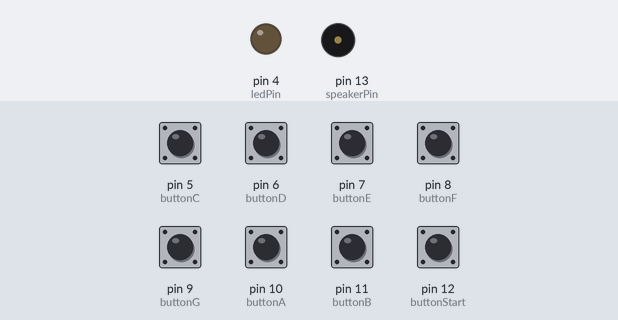
Bench run of a sketch on a simulated Arduino Uno, built with avr-gcc and run on an emulated ATmega328P. Shown: output pins drawn as LEDs (lit = HIGH), buzzer (waves = sounding). The test bench sets the inputs (shaded band); at power-on: pin 5 (buttonC), pin 6 (buttonD), pin 7 (buttonE), pin 8 (buttonF), pin 9 (buttonG), pin 10 (buttonA), pin 11 (buttonB), pin 12 (buttonStart) LOW. Random numbers use the default seed unless the sketch sets one; what the sketch prints to the serial monitor is not drawn.

Above: at 1.2 s.
1.3 s: pin 5 (buttonC) pulled HIGH for 0.15 s
At 2.4 s:
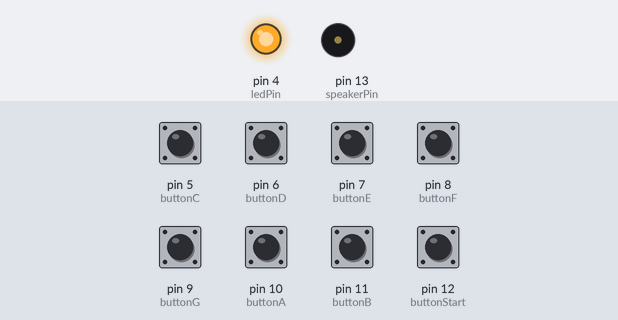
4.4 s: pin 12 (buttonStart) pulled HIGH for 0.15 s
At 4.9 s:
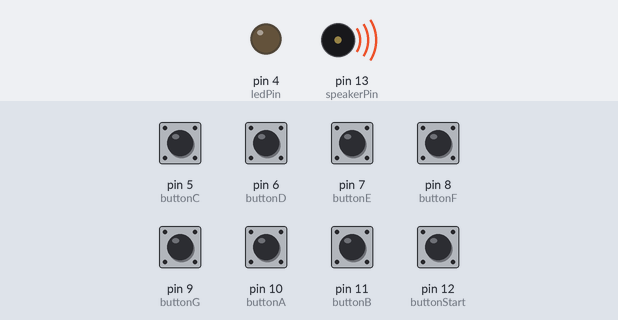
Timing chart, 0 to 12.0 s (numbered marks = the images above; inputs shaded):
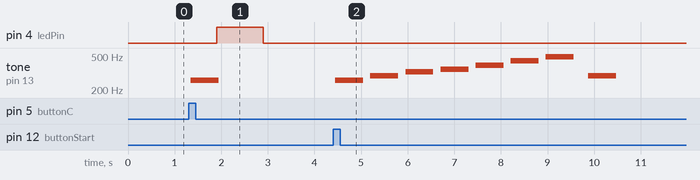

Measured:
- after the input at 1.3 s, pin 4 (ledPin): LOW → HIGH after 0.61 s, → LOW 1.0 s later; tone on pin 13 (speakerPin): silent → 259 Hz after 0.05 s, → silent 0.60 s later
- after the input at 4.4 s, tone on pin 13 (speakerPin): plays 259 Hz for 0.60 s, 294 Hz for 0.60 s, 328 Hz for 0.60 s, 348 Hz for 0.60 s, 391 Hz for 0.60 s, 439 Hz for 0.60 s … (8 notes in this stretch), starting after 0.05 s

The sketch:

musical-game-v6.ino
```cpp
const int buttonStart = 12;
const int speakerPin = 13;

const int buttonC = 5;
const int buttonD = 6;
const int buttonE = 7;
const int buttonF = 8;
const int buttonG = 9;
const int buttonA = 10;
const int buttonB = 11;

const int ledPin = 4;

int randomNote;

int length = 7; // the number of notes
char notes[] = "cdefgab "; // a space represents a rest
int tempo = 300;

int buttonStartState = 0;
int speakerPinState = 0;

int buttonCState = 0;
int buttonDState = 0;
int buttonEState = 0;
int buttonFState = 0;
int buttonGState = 0;
int buttonAState = 0;
int buttonBState = 0;

void playTone(int tone, int duration) {
  for (long i = 0; i < duration * 1000L; i += tone * 2) {
    digitalWrite(speakerPin, HIGH);
    delayMicroseconds(tone);
    digitalWrite(speakerPin, LOW);
    delayMicroseconds(tone);
  }
}

void playNote(char note, int duration) {
  char names[] = { 'c', 'd', 'e', 'f', 'g', 'a', 'b' };
  int tones[] = { 1915, 1700, 1519, 1432, 1275, 1136, 1014 };

  // play the tone corresponding to the note name
  for (int i = 0; i < 7; i++) {
    if (names[i] == note) {
      playTone(tones[i], duration);
    }
  }
}

void setup() {

  Serial.begin(9600);

  pinMode(speakerPin, OUTPUT);
  pinMode(buttonStart, INPUT);

  pinMode(buttonC, INPUT);
  pinMode(buttonD, INPUT);
  pinMode(buttonE, INPUT);
  pinMode(buttonF, INPUT);
  pinMode(buttonG, INPUT);
  pinMode(buttonA, INPUT);
  pinMode(buttonB, INPUT);

  pinMode(ledPin, OUTPUT);
}

void loop() {

  buttonStartState = digitalRead(buttonStart);
  speakerPinState = digitalRead(speakerPin);

  buttonCState = digitalRead(buttonC);
  buttonDState = digitalRead(buttonD);
  buttonEState = digitalRead(buttonE);
  buttonFState = digitalRead(buttonF);
  buttonGState = digitalRead(buttonG);
  buttonAState = digitalRead(buttonA);
  buttonBState = digitalRead(buttonB);

//  Serial.print(buttonCState);
//  Serial.print(buttonDState);
//  Serial.print(buttonEState);
//  Serial.print(buttonFState);
//  Serial.print(buttonGState);
//  Serial.print(buttonAState);
//  Serial.println(buttonBState);

  //play scale
  if (buttonStartState == HIGH){

    randomNote = random(0,6);
    digitalWrite(speakerPin, HIGH);

    for (int i = 0; i < length; i++) {
      if (notes[i] == ' ') {
        delay(2 * tempo); // rest
      } else {
        playNote(notes[i], 2 * tempo);
      }
      // pause between notes
      delay(tempo / 2);
    }

    //play random note
    delay(tempo / 2);
    playNote(notes[randomNote], 2 * tempo);
  }

   //play C
  if(buttonCState == HIGH){
    digitalWrite(speakerPin, HIGH);
    //delay(1000);
    playNote(notes[0], 2 * tempo);
  }

  //play D
  if(buttonDState == HIGH){
    digitalWrite(speakerPin, HIGH);
    //delay(1000);
    playNote(notes[1], 2 * tempo);
  }

  //play E
  if(buttonEState == HIGH){
    digitalWrite(speakerPin, HIGH);
    //delay(1000);
    playNote(notes[2], 2 * tempo);
    }

  //play F
    if(buttonFState == HIGH){
    digitalWrite(speakerPin, HIGH);
    //delay(1000);
    playNote(notes[3], 2 * tempo);
    }

   //play G
  if(buttonGState == HIGH){
    digitalWrite(speakerPin, HIGH);
    //delay(1000);
    playNote(notes[4], 2 * tempo);
    }

   //play A
  if(buttonAState == HIGH){
    digitalWrite(speakerPin, HIGH);
    //delay(1000);
    playNote(notes[5], 2 * tempo);
    }

  //play B
  if(buttonBState == HIGH){
    digitalWrite(speakerPin, HIGH);
    //delay(1000);
    playNote(notes[6], 2 * tempo);
    }

  //make ledPin turns on when right note is clicked
  if (buttonCState == HIGH && notes[0] == notes[randomNote]) {
     digitalWrite(ledPin, HIGH);
     delay(1000);
     } else {
     digitalWrite(ledPin, LOW);
     }

  if (buttonDState == HIGH && notes[1] == notes[randomNote]) {
     digitalWrite(ledPin, HIGH);
     delay(1000);
     } else {
     digitalWrite(ledPin, LOW);
     }

  if (buttonEState == HIGH && notes[2] == notes[randomNote]) {
     digitalWrite(ledPin, HIGH);
     delay(1000);
     } else {
     digitalWrite(ledPin, LOW);
     }

  if (buttonFState == HIGH && notes[3] == notes[randomNote]) {
     digitalWrite(ledPin, HIGH);
     delay(1000);
     } else {
     digitalWrite(ledPin, LOW);
     }

  if (buttonGState == HIGH && notes[4] == notes[randomNote]) {
     digitalWrite(ledPin, HIGH);
     delay(1000);
     } else {
     digitalWrite(ledPin, LOW);
     }

  if (buttonAState == HIGH && notes[5] == notes[randomNote]) {
     digitalWrite(ledPin, HIGH);
     delay(1000);
     } else {
     digitalWrite(ledPin, LOW);
     }

   if (buttonBState == HIGH && notes[6] == notes[randomNote]) {
     digitalWrite(ledPin, HIGH);
     delay(1000);
     } else {
     digitalWrite(ledPin, LOW);
     }

     Serial.println(notes[randomNote]);
}
```
